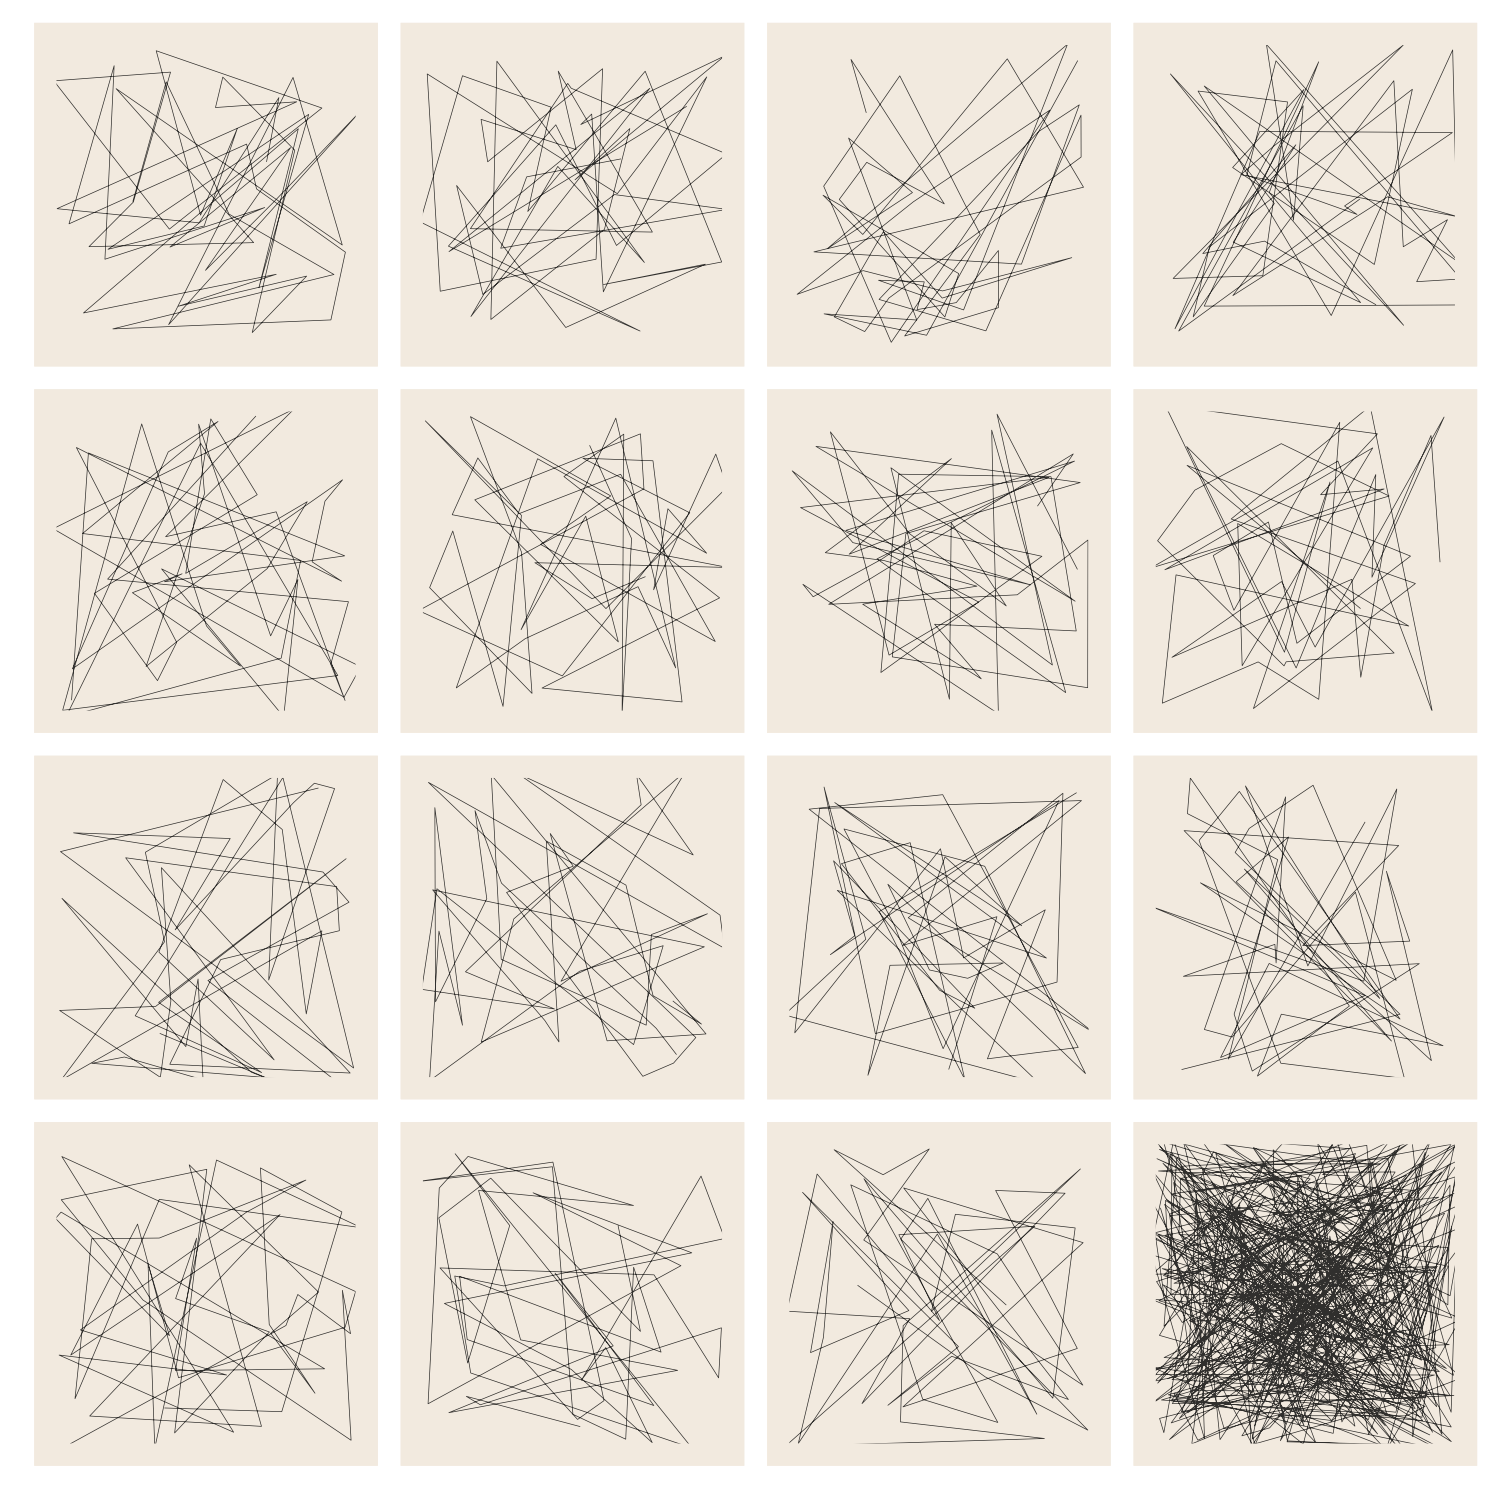

Write the R code that produced this figure.
library(ggplot2)

# Generate data
set.seed(1)

createDots <- function(n, q) {
x = c(runif(n))
y = c(runif(n))
q = c(rep(q, n))

return(data.frame(x, y, q))
}

n = 50
q = 16

dots = data.frame()
for (quadrant in 1:q) {
  if (quadrant == 16) {
    for (times in 1:10) {
      dots_q = createDots(n, quadrant)
      dots = dots %>%
        bind_rows(dots_q)
    }
  } else {
    dots_q = createDots(n, quadrant)
    dots = dots %>%
      bind_rows(dots_q)
  }
}


# Plot
theme_art <- theme(
  legend.position = 'none',
  aspect.ratio = 1,
  panel.background = element_rect(fill = '#F2EADF'),
  panel.grid = element_blank(),
  axis.line = element_blank(),
  axis.ticks = element_blank(),
  axis.text = element_blank(),
  axis.title = element_blank(),
  panel.border = element_rect(colour = '#F2EADF', fill=NA, size=5),
  strip.text.x = element_blank()
)

ggplot(dots, aes(x, y)) +
  geom_path(alpha = 0.8, size = 0.08)+
  theme_art +
  facet_wrap(~q)

ggsave('./Day07/sol_le_witt.png', width = 5, height = 5)
